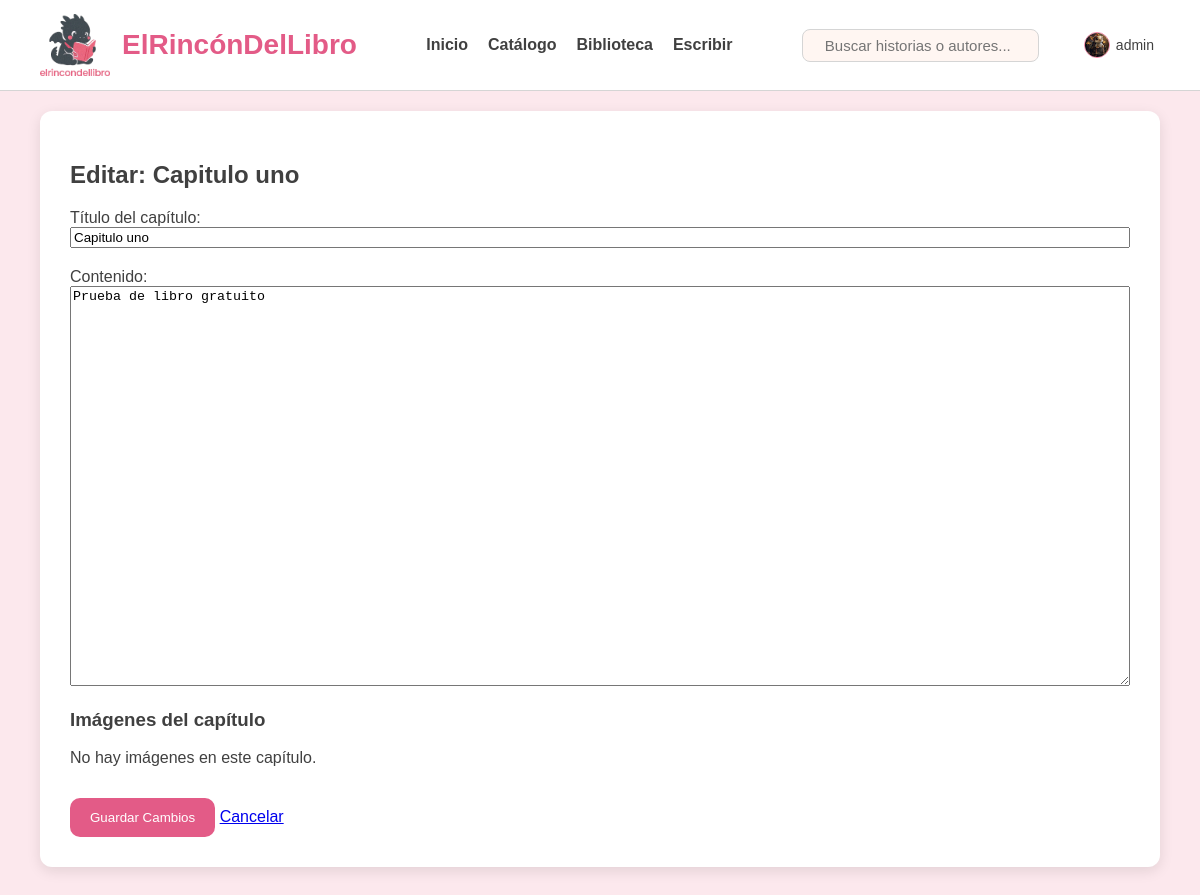
The page /editar_capitulo.php?id=1 (signed in) on the database its author committed.
### tables this page shows
CREATE TABLE `usuarios` (
  `id_usuarios` int NOT NULL,
  `nombre` varchar(100) NOT NULL,
  `email` varchar(100) NOT NULL,
  `password` varchar(255) NOT NULL,
  `avatar` varchar(255) DEFAULT NULL,
  `bio` text,
  `activo` tinyint(1) DEFAULT '1',
  `fecha_registro` timestamp NULL DEFAULT CURRENT_TIMESTAMP,
  `monedas` decimal(10,2) DEFAULT '0.00'
);

CREATE TABLE `capitulos` (
  `id_capitulos` int NOT NULL,
  `libro_id` int NOT NULL,
  `titulo` varchar(255) NOT NULL,
  `contenido` text NOT NULL,
  `fecha_creacion` timestamp NULL DEFAULT CURRENT_TIMESTAMP
);

### src/editar_capitulo.php (the view, shortened to what this page needs)
<?php
include 'conexion.php';
$id_capitulo = isset($_GET['id']) ? (int)$_GET['id'] : 0;
$sql = "SELECT c.*, l.usuario_id FROM capitulos c
        JOIN libros l ON c.libro_id = l.id_libros
        WHERE c.id_capitulos = $id_capitulo";
$res = $conexion->query($sql);
$cap = $res ? $res->fetch_assoc() : null;
$capitulo_imagenes = false;
$check_table = $conexion->query("SHOW TABLES LIKE 'capitulo_imagenes'");
if ($check_table && $check_table->num_rows > 0) {
    $capitulo_imagenes = $conexion->query("SELECT * FROM capitulo_imagenes WHERE capitulo_id = $id_capitulo ORDER BY orden");
}
?>
<!DOCTYPE html>
<html lang="es">
<head>
    <link rel="stylesheet" href="CSS/style1.css">
</head>
<body>
    <?php include 'partials/header.php'; ?>
    <div class="container">
        <form action="procesar_edicion.php" method="POST" enctype="multipart/form-data" class="lectura-container">
            <h2>Editar: <?php echo htmlspecialchars($cap['titulo']); ?></h2>
            <label>Título del capítulo:</label>
            <input type="text" name="titulo" value="<?php echo htmlspecialchars($cap['titulo']); ?>" required style="width: 100%; margin-bottom: 20px;">
            <label>Contenido:</label>
            <textarea name="contenido" style="width: 100%; height: 400px;" required><?php echo htmlspecialchars($cap['contenido']); ?></textarea>
            <h3>Imágenes del capítulo</h3>
            <?php if ($capitulo_imagenes && $capitulo_imagenes->num_rows > 0): ?>
                <div style="display: grid; gap: 10px; margin-bottom: 20px;">
                    <?php while ($img = $capitulo_imagenes->fetch_assoc()): ?>
                        <div style="border: 1px solid #ddd; padding: 10px; border-radius: 8px;">
                            <img src="<?php echo htmlspecialchars($img['ruta']); ?>" alt="Imagen" style="max-width: 200px; border-radius: 4px;">
                            <div style="margin-top: 10px;">
                                <button type="button" onclick="eliminarImagen(<?php echo $img['id']; ?>)" class="btn-secondary" style="margin-right: 10px;">Eliminar</button>
                                <input type="file" name="nueva_imagen_<?php echo $img['id']; ?>" accept="image/*">
                            </div>
                        </div>
                    <?php endwhile; ?>
                </div>
            <?php else: ?>
                <p>No hay imágenes en este capítulo.</p>
            <?php endif; ?>
            <button type="submit" class="btn-primary">Guardar Cambios</button>
            <a href="leer.php?id=<?php echo $id_capitulo; ?>">Cancelar</a>
        </form>
    </div>
</body>
</html>

### src/partials/header.php (shortened to what this page needs)
<?php
include 'conexion.php';
$nombre_usuario = isset($_SESSION['usuario_nombre']) ? $_SESSION['usuario_nombre'] : null;
$usuario_id = isset($_SESSION['usuario_id']) ? $_SESSION['usuario_id'] : null;
if ($usuario_id) {
    $res_count = $conexion->query("SELECT COUNT(*) AS total FROM notificaciones WHERE usuario_id = $usuario_id AND leida = 0");
    $avatar_url = 'img/user-default.png';
    $res_avatar = $conexion->query("SELECT avatar FROM usuarios WHERE id_usuarios = $usuario_id LIMIT 1");
    if ($res_avatar && $res_avatar->num_rows === 1) {
        $row = $res_avatar->fetch_assoc();
        if (!empty($row['avatar'])) {
            $avatar_url = $row['avatar'];
        }
    }
}
?>
<header class="header">
    <div class="container header-inner">
        <div class="header-left">
            <img src="img/dragon1.png" class="logo-dragon" alt="logo">
            <h1 class="logo-text">ElRincónDelLibro</h1>
        </div>
        <nav class="nav-menu">
            <a href="index.php">Inicio</a>
            <a href="catalogo.php">Catálogo</a>
            <a href="biblioteca.php">Biblioteca</a>
            <a href="escribir.php">Escribir</a>
        </nav>
        <div class="header-right">
            <form action="catalogo.php" method="GET" class="search-box">
                <input type="text" name="search" placeholder="Buscar historias o autores..." value="<?php echo isset($_GET['search']) ? htmlspecialchars($_GET['search']) : ''; ?>">
            </form>
            <?php if ($nombre_usuario): ?>
                <div class="user-menu">
                    <div class="user-trigger">
                        <div class="avatar-container">
                            <img src="<?php echo htmlspecialchars($avatar_url); ?>" alt="Usuario" class="img-login-header">
                        </div>
                        <span class="user-name-text"><?= htmlspecialchars($nombre_usuario) ?></span>
                    </div>
                </div>
            <?php else: ?>
                <a href="login.php" class="login-link"><i class="fa-solid fa-user"></i></a>
            <?php endif; ?>
        </div>
    </div>
</header>

### src/CSS/style1.css (style rules this page uses)
:root { --rosa-50: #FCE8ED; --rosa-200: #F7B7C8; --rosa-400: #F185A5; --rosa-600: #E35B87; --rosa-800: #C5446C; --crema: #FFF6F2; --gris-100: #F7F7F7; --gris-300: #D5D5D5; --gris-700: #404040; --max-width: 1200px; --color-fondo: var(--rosa-50); --color-texto: var(--gris-700); --color-blanco-elementos: #ffffff; --color-borde: var(--gris-300); --sombra: rgba(0, 0, 0, 0.1); }
* { box-sizing: border-box; }
body { margin: 0; background: var(--color-fondo); font-family: "Verdana", sans-serif; color: var(--color-texto); transition: background 0.3s ease, color 0.3s ease; }
img { display: block; max-width: 100%; }
.container { max-width: var(--max-width); margin: auto; padding: 20px 40px; }
.header { background: var(--color-blanco-elementos); backdrop-filter: blur(6px); border-bottom: 1px solid var(--color-borde); position: sticky; top: 0; z-index: 20; }
.header-inner { display: flex; justify-content: space-between; align-items: center; height: 90px; }
.header-left { display: flex; align-items: center; gap: 12px; }
.logo-dragon { width: 70px; }
.logo-text { font-size: 28px; font-weight: 700; color: var(--rosa-600); }
.nav-menu { display: flex; gap: 20px; }
.nav-menu a { text-decoration: none; color: var(--color-texto); font-size: 16px; font-weight: 600; }
.search-box { display: flex; align-items: center; background: var(--crema); border: 1px solid var(--color-borde); padding: 6px 12px; border-radius: 8px; }
.search-box input { border: none; outline: none; background: transparent; margin-left: 8px; font-size: 15px; color: var(--color-texto); }
.header-right { display: flex; align-items: center; gap: 15px; font-size: 22px; color: var(--color-texto); }
.btn-primary { margin-top: 15px; background: var(--rosa-600); color: white; border: none; padding: 12px 20px; border-radius: 10px; cursor: pointer; transition: background 0.3s ease, transform 0.2s ease; }
.user-menu { position: relative; display: flex; align-items: center; }
.user-trigger { display: flex; align-items: center; gap: 6px; cursor: pointer; font-size: 14px; }
.avatar-container { width: 26px; height: 26px; min-width: 26px; min-height: 26px; border-radius: 50%; overflow: hidden; border: 1.5px solid var(--rosa-400); display: flex; align-items: center; justify-content: center; background: #fff; }
.img-login-header { width: 26px; height: 26px; object-fit: cover; }
.lectura-container { background: var(--color-blanco-elementos); border-radius: 12px; padding: 30px; margin-bottom: 30px; box-shadow: 0 4px 14px var(--sombra); }

### rows shown on the page
usuarios: avatar (picture)
capitulos: titulo "Capitulo uno", contenido "Prueba de libro gratuito"

### other values the page prints
$nombre_usuario "admin"
